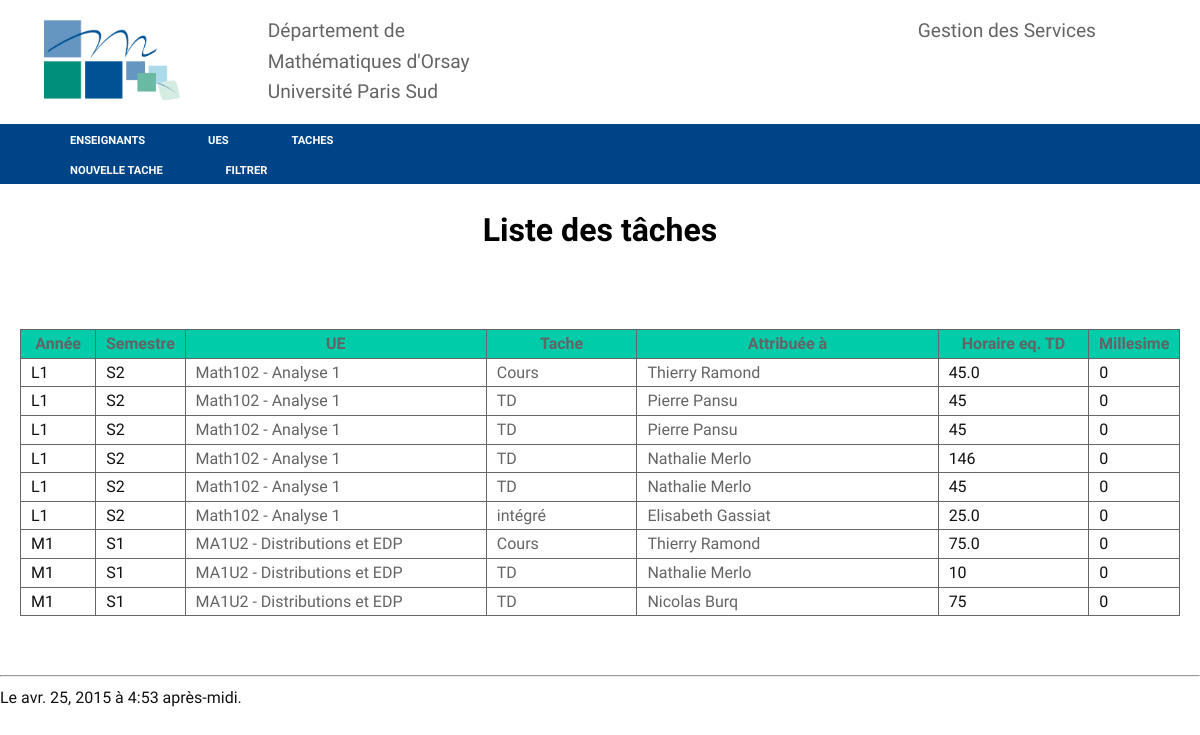
Before: /taches/ with the older database file.
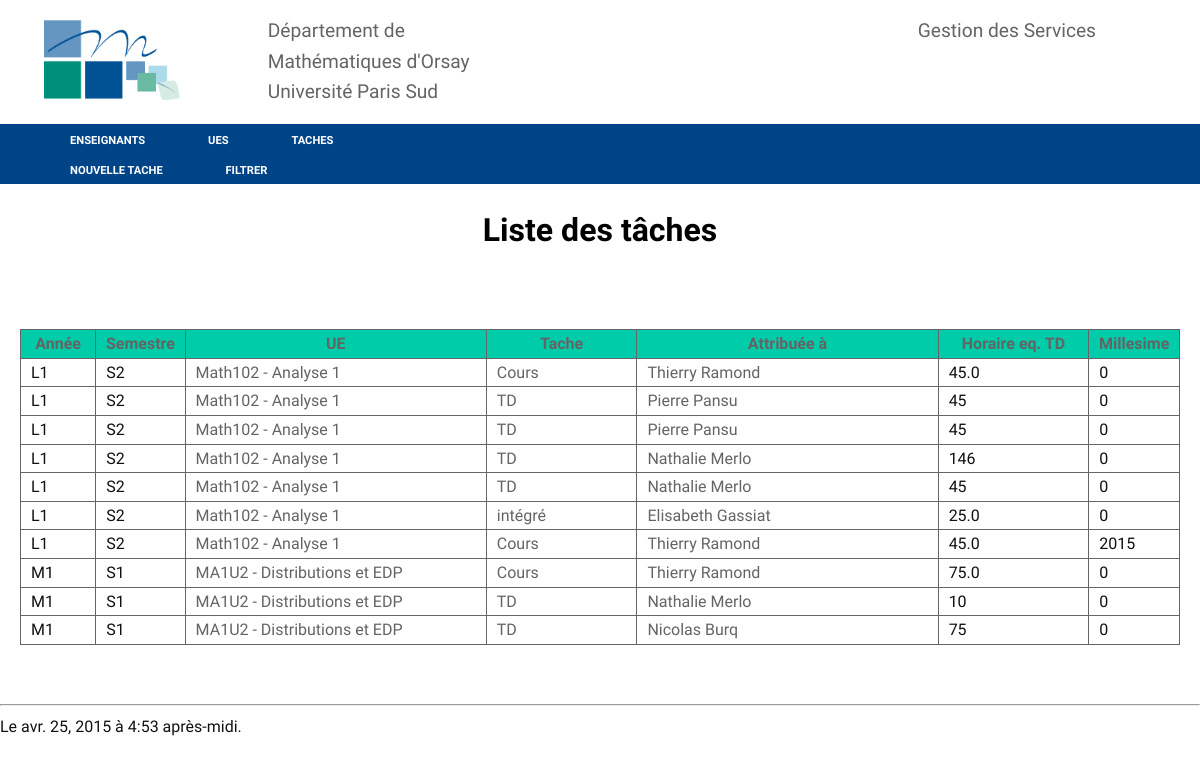
After: the same page with the newer database file.
### services/models.py (models this page shows, shortened)
class Tache(models.Model):
    ue = models.ForeignKey(Ue)
    attribué_à = models.ForeignKey(Enseignant)
    nature = models.CharField(max_length = 20, choices = nature_tache)
    horaire_reel = models.IntegerField()
    horaire_eqtd = models.IntegerField(blank = True, null = True)
    modifié_le = models. DateTimeField(auto_now = True)
    depuis = models.IntegerField(default=0)
    millesime = models.IntegerField(default=timezone.now().year)
    def calcul_eqtd(self):
        if self.nature == 'intégré': self.horaire_eqtd = self.horaire_reel*1.25
        elif self.nature == 'Cours': self.horaire_eqtd = self.horaire_reel*1.5
        else :  self.horaire_eqtd = self.horaire_reel
        self.save()
        return self.horaire_eqtd

class Ue(models.Model):
    titre = models.CharField(max_length = 100)
    code = models.CharField(max_length = 20)
    année = models.CharField(max_length = 20)
    semestre = models.CharField(max_length = 20)
    description = models.CharField(max_length = 255)
    responsable = models.ForeignKey(Enseignant)
    spécialité = models.CharField(max_length = 20)
    horaire_total = models.IntegerField()
    horaire_cours = models.IntegerField()
    horaire_td = models.IntegerField()
    horaire_tp = models.IntegerField()
    horaire_intégré = models.IntegerField()
    horaire_soutien = models.IntegerField()
    horaire_coordination = models.IntegerField()
    nombre_td = models.IntegerField()
    nombre_tp = models.IntegerField()
    nombre_cours = models.IntegerField()
    nombre_intégré = models.IntegerField()
    nombre_soutien = models.IntegerField()
    millesime = models.IntegerField()
    def __str__(self):
        return ('{0} - {1}'.format(self.code, self.titre))
    class Meta():
        unique_together = ( 'code','millesime')

class Enseignant(models.Model):
    nom = models.CharField(max_length = 100)
    prenom = models.CharField(max_length = 100)
    grade = models.CharField(max_length = 100)
    service_du = models.IntegerField (default = 192)
    decharge = models.IntegerField (default = 0)
    commentaire = models.CharField(max_length = 255, blank= True)
    arrivé_en = models.DateField(blank=True)
    photo = models.ImageField(blank=True)
    attribué = models.IntegerField (default = 0)
    bilan = models.IntegerField (default = 0)
    millesime = models.IntegerField (default = 0)
    class Meta():
        unique_together = ("nom", "prenom","millesime")
    def __str__(self):
        return ('{1} {0}'.format(self.nom, self.prenom))

### services/views.py (the view)
# urls.py: url(r'^taches/$', views.liste_taches, name='taches'),
def liste_taches(request):
    order_by = request.GET.get('order_by', 'ue')
    liste = Tache.objects.all().order_by(order_by)
    return render(request, 'taches.html',{'datetime': timezone.now(), 'Taches' : liste})

### services/templates/taches.html (shortened to what this page needs)
{% extends "base.html" %}
{% block content %}
<nav>
<ul >
<li><a href="{% url "tache-new" %}">nouvelle tache</a></li>
<li><a href="{% url "tache-filter" %}">Filtrer</a></li>
</nav>
<h1>Liste des tâches</h1>
<br/><br/>
<table>
<tr>
	<th style="width: 5%;"><a href="?order_by=ue__année">Année</a></th>
	<th style="width: 5%;"><a href="?order_by=ue__semestre">Semestre</a></th>
	<th style="width: 20%;"> <a href="?order_by=-ue__code">UE</a></th>
	<th style="width: 10%;"> <a href="?order_by=nature">Tache</a></th>
	<th style="width: 20%;"> <a href="?order_by=-attribué_à">Attribuée à</a></th></th>
	<th style="width: 10%;"> <a href="?order_by=horaire_eqtd">Horaire eq. TD</th>
	<th style="width: 5%;"> <a href="?order_by=millesime">Millesime</th>
</tr>
{% for tache in Taches %}
<tr>
	<td style="width: 5%;">{{tache.ue.année}}</td>
	<td style="width: 5%;">{{tache.ue.semestre}}</td>
	<td style="width: 20%;"><a href="/ue/{{tache.ue.id}}">{{tache.ue}}</a></td>
	<td style="width: 10%;"><a href="{% url 'tache-view' tache.id%}">{{tache.nature}}</a></td>
	<td style="width: 20%;"><a href="/enseignant/{{tache.attribué_à.id}}">{{tache.attribué_à}}</a></td>
	<td style="width: 10%;">{{tache.calcul_eqtd}}</td>
	<td style="width: 5%;">{{tache.millesime}}</td>
</tr>
{% endfor %}
</table>
{% endblock %}

Changed rows visible on the page:
added Tache: ue.année "L1", ue.semestre "S2", ue "Math102 - Analyse 1", nature "Cours", attribué_à "Thierry Ramond", calcul_eqtd "45.0", millesime "2015"
